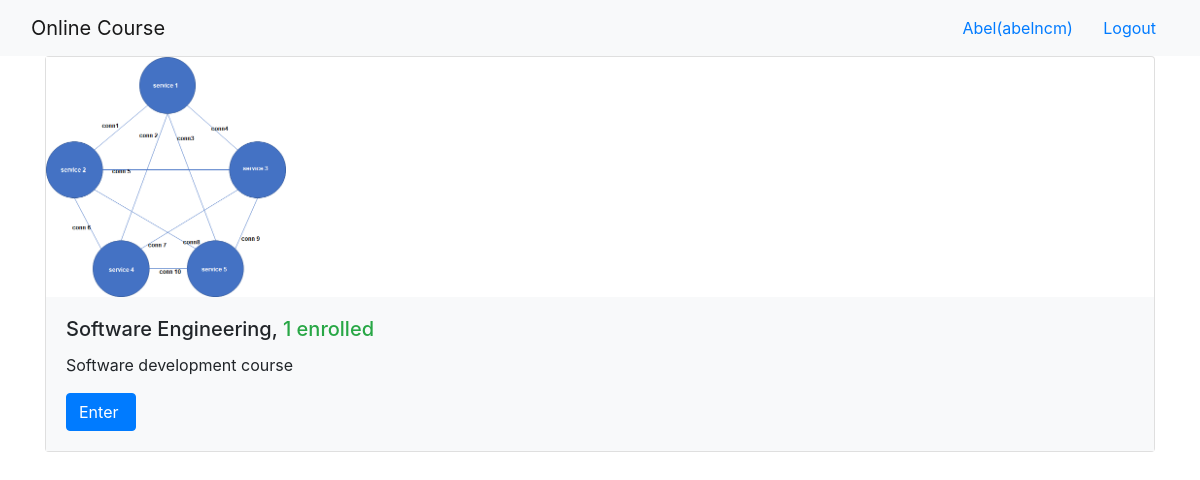
/onlinecourse/ (signed in), run on the app's committed database.
### onlinecourse/models.py (models this page shows, shortened)
class Course(models.Model):
    name = models.CharField(null=False, max_length=30, default='online course')
    image = models.ImageField(upload_to='course_images/')
    description = models.CharField(max_length=1000)
    pub_date = models.DateField(null=True)
    instructors = models.ManyToManyField(Instructor)
    users = models.ManyToManyField(settings.AUTH_USER_MODEL, through='Enrollment')
    total_enrollment = models.IntegerField(default=0)
    is_enrolled = False

### onlinecourse/views.py (the view)
class CourseListView(generic.ListView):
    template_name = 'onlinecourse/course_list_bootstrap.html'
    context_object_name = 'course_list'
    def get_queryset(self):
        user = self.request.user
        courses = Course.objects.order_by('-total_enrollment')[:10]
        for course in courses:
            if user.is_authenticated:
                course.is_enrolled = check_if_enrolled(user, course)
        return courses

### onlinecourse/views.py (called while the page is built)
def check_if_enrolled(user, course):
    is_enrolled = False
    if user.id is not None:
        num_results = Enrollment.objects.filter(user=user, course=course).count()
        if num_results > 0:
            is_enrolled = True
    return is_enrolled

### onlinecourse/templates/onlinecourse/course_list_bootstrap.html (shortened to what this page needs)
<!DOCTYPE html>
<html lang="en">
<head>
    {% load static %}
    <link rel="stylesheet" href="https://maxcdn.bootstrapcdn.com/bootstrap/4.5.2/css/bootstrap.min.css">
</head>
<body>
    <nav class="navbar navbar-light bg-light">
        <div class="container-fluid">
            <div class="navbar-header">
                <a class="navbar-brand" href="#">Online Course</a>
            </div>
            <ul class="nav navbar-nav navbar-right">
                {% if user.is_authenticated %}
                <li>
                    <a class="btn btn-link" href="#">{{ user.first_name }}({{ user.username }})</a>
                    <a class="btn btn-link" href="{% url 'onlinecourse:logout' %}">Logout</a>
                </li>
                {% endif %}
            </ul>
        </div>
    </nav>
    {% if course_list %}
    <div class="container">
        <div class="card-deck">
            {% for course in course_list %}
            <div class="card" style="width: 36rem;">
                <img class="card-img-left" src="{{MEDIA_URL}}/{{ course.image }}" width="240px" height="240px"
                    alt="Course image">
                <div class="card-body bg-light">
                    <h5 class="card-title">{{ course.name }}, <span class="text-success">
                            {{ course.total_enrollment}} enrolled</span></h5>
                    <p class="card-text">{{ course.description}}</p>
                    {% if user.is_authenticated %}
                    <form action="{% url 'onlinecourse:enroll' course.id %}" method="post">
                        <input class="btn btn-primary" type="submit"
                            value="{% if course.is_enrolled %}Enter{% else %}Enroll{% endif %} ">
                    </form>
                    {% endif %}
                </div>
            </div>
            {% endfor %}
        </div>
    </div>
    {% else %}
    <p>No courses are available.</p>
    {% endif %}
</body>
</html>

### data on the page
Course: image (picture), name "Software Engineering", total_enrollment "1", description "Software development course", is_enrolled "Enter"

### other printed values
{{ user.first_name }} "Abel"
{{ user.username }} "abelncm"
